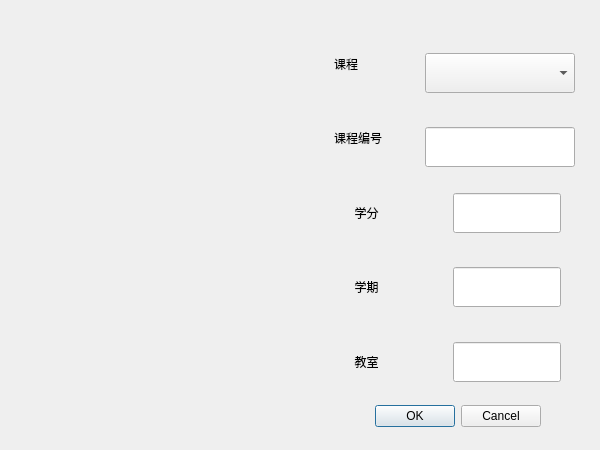
<?xml version="1.0" encoding="UTF-8"?>
<ui version="4.0">
 <class>CourseSelectionDialog</class>
 <widget class="QDialog" name="CourseSelectionDialog">
  <property name="geometry">
   <rect>
    <x>0</x>
    <y>0</y>
    <width>600</width>
    <height>450</height>
   </rect>
  </property>
  <property name="windowTitle">
   <string>Dialog</string>
  </property>
  <widget class="QDialogButtonBox" name="buttonBox">
   <property name="geometry">
    <rect>
     <x>370</x>
     <y>400</y>
     <width>171</width>
     <height>32</height>
    </rect>
   </property>
   <property name="orientation">
    <enum>Qt::Horizontal</enum>
   </property>
   <property name="standardButtons">
    <set>QDialogButtonBox::Cancel|QDialogButtonBox::Ok</set>
   </property>
  </widget>
  <widget class="QWidget" name="layoutWidget">
   <property name="geometry">
    <rect>
     <x>320</x>
     <y>30</y>
     <width>271</width>
     <height>366</height>
    </rect>
   </property>
   <layout class="QVBoxLayout" name="verticalLayout">
    <item>
     <widget class="QWidget" name="widget" native="true">
      <layout class="QHBoxLayout" name="horizontalLayout">
       <item>
        <widget class="QLabel" name="label">
         <property name="minimumSize">
          <size>
           <width>80</width>
           <height>50</height>
          </size>
         </property>
         <property name="maximumSize">
          <size>
           <width>80</width>
           <height>50</height>
          </size>
         </property>
         <property name="text">
          <string>课程</string>
         </property>
        </widget>
       </item>
       <item>
        <widget class="QComboBox" name="comboBox">
         <property name="minimumSize">
          <size>
           <width>150</width>
           <height>40</height>
          </size>
         </property>
         <property name="maximumSize">
          <size>
           <width>108</width>
           <height>22</height>
          </size>
         </property>
        </widget>
       </item>
      </layout>
     </widget>
    </item>
    <item>
     <widget class="QWidget" name="widget_2" native="true">
      <layout class="QHBoxLayout" name="horizontalLayout_2">
       <item>
        <widget class="QLabel" name="label_2">
         <property name="minimumSize">
          <size>
           <width>80</width>
           <height>50</height>
          </size>
         </property>
         <property name="maximumSize">
          <size>
           <width>80</width>
           <height>50</height>
          </size>
         </property>
         <property name="text">
          <string>课程编号</string>
         </property>
        </widget>
       </item>
       <item>
        <widget class="QLineEdit" name="lineEdit">
         <property name="minimumSize">
          <size>
           <width>150</width>
           <height>40</height>
          </size>
         </property>
         <property name="maximumSize">
          <size>
           <width>150</width>
           <height>22</height>
          </size>
         </property>
        </widget>
       </item>
      </layout>
     </widget>
    </item>
    <item>
     <widget class="QWidget" name="widget_5" native="true">
      <layout class="QHBoxLayout" name="horizontalLayout_3">
       <item>
        <widget class="QLabel" name="label_3">
         <property name="minimumSize">
          <size>
           <width>80</width>
           <height>50</height>
          </size>
         </property>
         <property name="maximumSize">
          <size>
           <width>80</width>
           <height>50</height>
          </size>
         </property>
         <property name="text">
          <string>  学分</string>
         </property>
        </widget>
       </item>
       <item>
        <widget class="QLineEdit" name="lineEdit_2">
         <property name="minimumSize">
          <size>
           <width>108</width>
           <height>40</height>
          </size>
         </property>
         <property name="maximumSize">
          <size>
           <width>108</width>
           <height>40</height>
          </size>
         </property>
        </widget>
       </item>
      </layout>
     </widget>
    </item>
    <item>
     <widget class="QWidget" name="widget_3" native="true">
      <layout class="QHBoxLayout" name="horizontalLayout_4">
       <item>
        <widget class="QLabel" name="label_4">
         <property name="minimumSize">
          <size>
           <width>80</width>
           <height>50</height>
          </size>
         </property>
         <property name="maximumSize">
          <size>
           <width>80</width>
           <height>50</height>
          </size>
         </property>
         <property name="text">
          <string>  学期</string>
         </property>
        </widget>
       </item>
       <item>
        <widget class="QLineEdit" name="lineEdit_3">
         <property name="minimumSize">
          <size>
           <width>108</width>
           <height>40</height>
          </size>
         </property>
         <property name="maximumSize">
          <size>
           <width>108</width>
           <height>40</height>
          </size>
         </property>
        </widget>
       </item>
      </layout>
     </widget>
    </item>
    <item>
     <widget class="QWidget" name="widget_4" native="true">
      <layout class="QHBoxLayout" name="horizontalLayout_5">
       <item>
        <widget class="QLabel" name="label_5">
         <property name="minimumSize">
          <size>
           <width>80</width>
           <height>50</height>
          </size>
         </property>
         <property name="maximumSize">
          <size>
           <width>80</width>
           <height>50</height>
          </size>
         </property>
         <property name="text">
          <string>  教室</string>
         </property>
        </widget>
       </item>
       <item>
        <widget class="QLineEdit" name="lineEdit_4">
         <property name="minimumSize">
          <size>
           <width>108</width>
           <height>40</height>
          </size>
         </property>
         <property name="maximumSize">
          <size>
           <width>108</width>
           <height>40</height>
          </size>
         </property>
        </widget>
       </item>
      </layout>
     </widget>
    </item>
   </layout>
  </widget>
 </widget>
 <resources/>
 <connections>
  <connection>
   <sender>buttonBox</sender>
   <signal>accepted()</signal>
   <receiver>CourseSelectionDialog</receiver>
   <slot>accept()</slot>
   <hints>
    <hint type="sourcelabel">
     <x>248</x>
     <y>254</y>
    </hint>
    <hint type="destinationlabel">
     <x>157</x>
     <y>274</y>
    </hint>
   </hints>
  </connection>
  <connection>
   <sender>buttonBox</sender>
   <signal>rejected()</signal>
   <receiver>CourseSelectionDialog</receiver>
   <slot>reject()</slot>
   <hints>
    <hint type="sourcelabel">
     <x>316</x>
     <y>260</y>
    </hint>
    <hint type="destinationlabel">
     <x>286</x>
     <y>274</y>
    </hint>
   </hints>
  </connection>
 </connections>
</ui>
